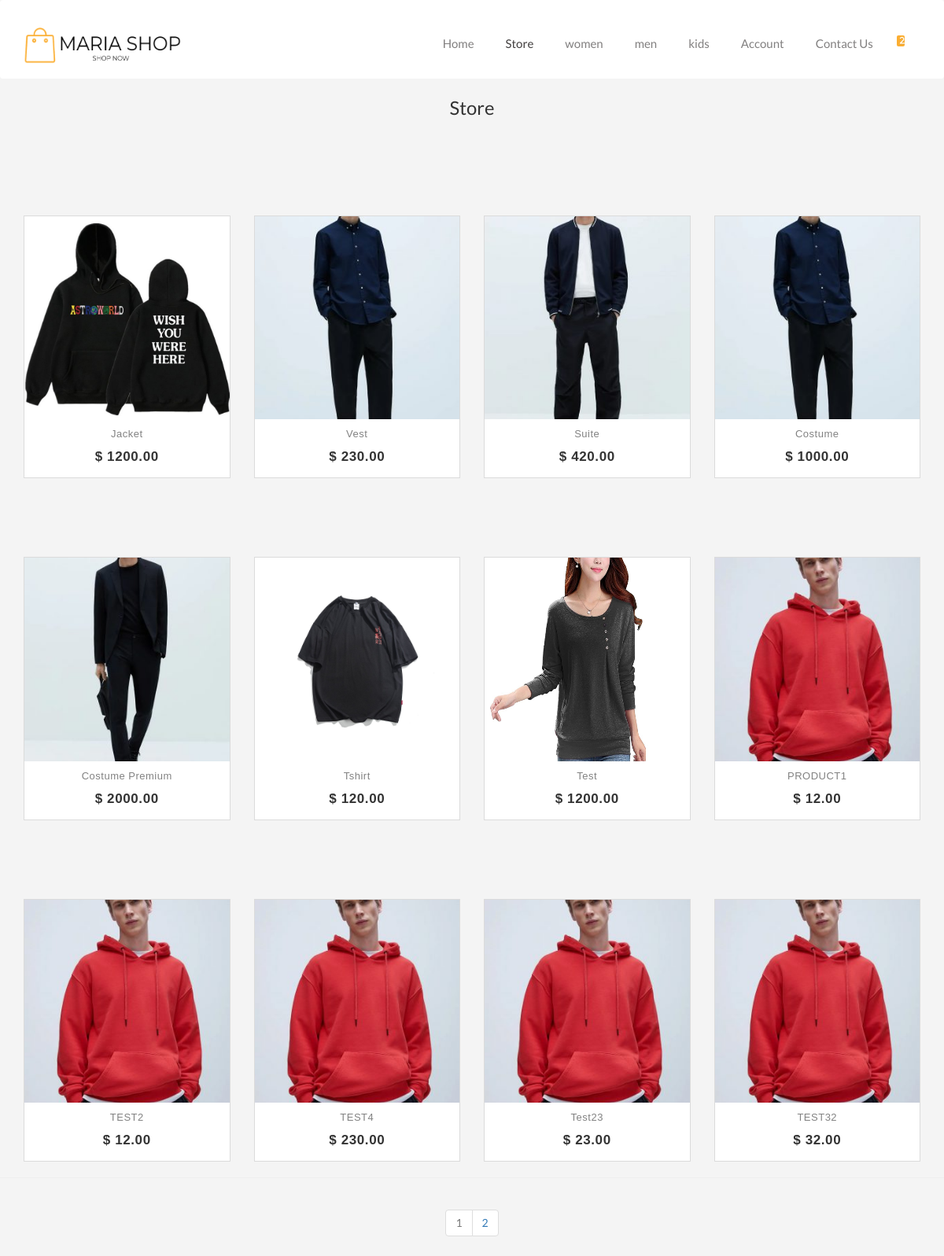
Page /views/store.php?store=true&page=1 (signed in) on the committed database.
### tables this page shows
CREATE TABLE `category` (
  `idC` int(11) NOT NULL,
  `nameCategory` varchar(255) NOT NULL
);

CREATE TABLE `product` (
  `idP` int(11) NOT NULL,
  `nameProduct` varchar(255) NOT NULL,
  `Price` varchar(255) NOT NULL,
  `Qte` varchar(255) NOT NULL,
  `Image` varchar(255) NOT NULL,
  `Image2` varchar(255) NOT NULL,
  `description` varchar(255) NOT NULL,
  `idC` int(11) NOT NULL
);

### app/database/db.php (called while the page is built, shortened)
<?php
class CRUD extends DB
{
    public function selectAll($table, $condition = [])
    {
        $conn = $this->connect();
        $sql = "SELECT * FROM $table";
        if (empty($condition)) {
            $stmt = $conn->prepare($sql);
            $stmt->execute();
            $records = $stmt->get_result()->fetch_all(MYSQLI_ASSOC);
            return $records;
        }
    }
}
class Paginator extends DB
{
    public function showingAllItems($table, $start, $perPage)
    {
        $conn = $this->connect();
        $select_data = "SELECT * from $table LIMIT $start, $perPage";
        $query = mysqli_query($conn, $select_data);
        $result = mysqli_fetch_all($query, MYSQLI_ASSOC);
        return $result;
    }
    public function AllButtonPagination($table)
    {
        $conn = $this->connect();
        $select_all = "SELECT * from $table";
        $query_all = mysqli_query($conn, $select_all);
        $row = mysqli_num_rows($query_all);
        return $row;
    }
}

### app/controllers/category.php (called while the page is built, shortened)
<?php
$crud = new CRUD();
$table = 'category';
$data = $crud->selectAll($table);
$navbar_categories = $crud->selectAll('category');
$pagination = new Paginator();
if (isset($_GET['page'])) {
    $page = $_GET['page'];
} else {
    $page = 1;
}
$perPage = 12;
$start = ($perPage * $page) - $perPage;
if (isset($_GET['store'])) {
    $allProductShow = $pagination->showingAllItems('product', $start, $perPage);
    $rows = $pagination->AllButtonPagination('product');
    $pageStore = ceil($rows / $perPage);
}

### views/store.php (the view, shortened to what this page needs)
<?php
include('../app/database/db.php');
include('../app/controllers/category.php');
?>
<!DOCTYPE html>
<html lang="en">
<head>
  <link rel="stylesheet" href="https://cdnjs.cloudflare.com/ajax/libs/OwlCarousel2/2.3.4/assets/owl.carousel.min.css">
  <link rel="stylesheet" href="https://cdnjs.cloudflare.com/ajax/libs/OwlCarousel2/2.3.4/assets/owl.theme.default.css">
  <link rel="stylesheet" href="https://cdnjs.cloudflare.com/ajax/libs/twitter-bootstrap/3.3.7/css/bootstrap.min.css">
  <link rel="stylesheet" href="../assets/css/Store.css">
</head>
<body>
  <nav class="navbar navbar-default">
    <div class="container">
      <div class="navbar-header">
        <a class="navbar-brand" href="#">
          <img src="../assets/img/your-logo__7_-removebg-preview.png" width="200px" height="46px" alt="">
        </a>
      </div>
      <div id="navbar" class="collapse navbar-collapse">
        <ul class="nav navbar-nav navbar-right">
          <li><a href="index.php">Home</a></li>
          <li><a class="active"  href="#">Store</a></li>
          <?php foreach ($navbar_categories as $category) : ?>
            <li><a href="category_page.php?categoryId=<?php echo $category['idC'] ?>&page=1"><?php echo $category['nameCategory'] ?></a></li>
          <?php endforeach; ?>
          <li><a href="login-reg.php">Account</a></li>
          <li><a href="ContactUs.php">Contact Us</a></li>
          <li><a href="#">
              <div class="cart-nav nav-item-link">
                <span class="nav-cart-items">2</span>
              </div>
            </a></li>
        </ul>
      </div>
    </div>
  </nav>
  <div class="container">
    <div class="row" style="margin-top: 100px;">
    <h3 class="h3">Store</h3>
    <?php foreach($allProductShow as $product): ?>
        <div class="col-md-3 col-sm-6">
            <div class="product-grid">
                <div class="product-image">
                    <a href="#">
                    </a>
                </div>
                <div class="product-content">
                    <h3 class="title"><a href="#"><?php echo $product['nameProduct'] ?></a></h3>
                    <div class="price">$ <?php echo $product['Price'] ?>.00
                    </div>
                    <?php
                                                            $nameC = $crud->selectOne('category', ['idC' => $product['idC']]);?>
                    <a class="add-to-cart" href="category_page.php?categoryId=<?php echo $product['idC'] ?>&page=1"><?php echo $nameC['nameCategory'] ?></a>
                </div>
            </div>
        </div>
          <?php endforeach; ?>
    </div>
</div>
<hr>
<div class="container" style="display:flex;justify-content:center;">
        <nav aria-label="Page navigation example">
            <ul class="pagination">
                <?php for ($i = 1; $i <= $pageStore; $i++) : ?>
                    <?php if ($i == $_GET['page']) : ?>
                        <li class="page-item disabled"><a class="page-link" href="store.php?store=true&page=<?php echo $i ?>"><?php echo $i ?></a></li>
                    <?php else : ?>
                        <li class="page-item "><a class="page-link" href="store.php?store=true&page=<?php echo $i ?>"><?php echo $i ?></a></li>
                    <?php endif; ?>
                <?php endfor; ?>
            </ul>
        </nav>
    </div>

### assets/css/Store.css (style rules this page uses)
body { padding: 0; margin-top: 0; box-sizing: border-box; font-family: 'Lato', sans-serif; background-color: #f4f4f4; }
.navbar { height: 100px; background-color: rgb(255, 255, 255); border: none; color: white; z-index: 100; position: absolute; left: 0; right: 0; }
.navbar-default .navbar-brand { margin-top: 20px; }
.navbar-default .navbar-nav>li>a { color: #817f7f; margin: 10px 5px 5px 5px; margin-top: 30px; font-size: 15px; }
.navbar-default .navbar-nav .active { color: #413e3e; }
.cart-nav { font-family: FontAwesome; font-style: normal; font-weight: normal; }
.nav-cart-items { background: #FBAE32; border-radius: 2px; color: #ffffff; display: inline-block; font-size: 10px; height: 14px; line-height: 13px; margin-left: -10px; margin-bottom: 5px; min-width: 10px; padding-left: 4px; pointer-events: none; vertical-align: top; top: 15px; text-shadow: 0 1px rgba(45, 60, 72, 0.1); }
h3.h3 { text-align: center; margin: 1em; text-transform: capitalize; font-size: 1.7em; }
.product-grid { font-family: Raleway, sans-serif; text-align: center; padding: 0 0 72px; border: 1px solid rgba(0, 0, 0, .1); overflow: hidden; position: relative; z-index: 1; margin-top:100px; }
.product-grid .product-image { position: relative; transition: all .3s ease 0s }
.product-grid .product-image a { display: block }
.product-grid .product-content { background-color: #fff; text-align: center; padding: 12px 0; margin: 0 auto; position: absolute; left: 0; right: 0; bottom: -27px; z-index: 1; transition: all .3s }
.product-grid .title { font-size: 13px; font-weight: 400; letter-spacing: .5px; text-transform: capitalize; margin: 0 0 10px; transition: all .3s ease 0s }
.product-grid .title a { color: #828282 }
.product-grid .price { color: #333; font-size: 17px; font-family: Montserrat, sans-serif; font-weight: 700; letter-spacing: .6px; margin-bottom: 8px; text-align: center; transition: all .3s }
.product-grid .add-to-cart { color: #000; font-size: 13px; font-weight: 600 }

### rows in the picture
category: nameCategory "women"
category: nameCategory "men"
category: nameCategory "kids"
product: nameProduct "Jacket", Price "1200"
product: nameProduct "Vest", Price "230"
product: nameProduct "Suite", Price "420"
product: nameProduct "Costume", Price "1000"
product: nameProduct "Costume Premium", Price "2000"
product: nameProduct "Tshirt", Price "120"
product: nameProduct "Test", Price "1200"
product: nameProduct "PRODUCT1", Price "12"
product: nameProduct "TEST2", Price "12"
product: nameProduct "TEST4", Price "230"
product: nameProduct "Test23", Price "23"
product: nameProduct "TEST32", Price "32"
